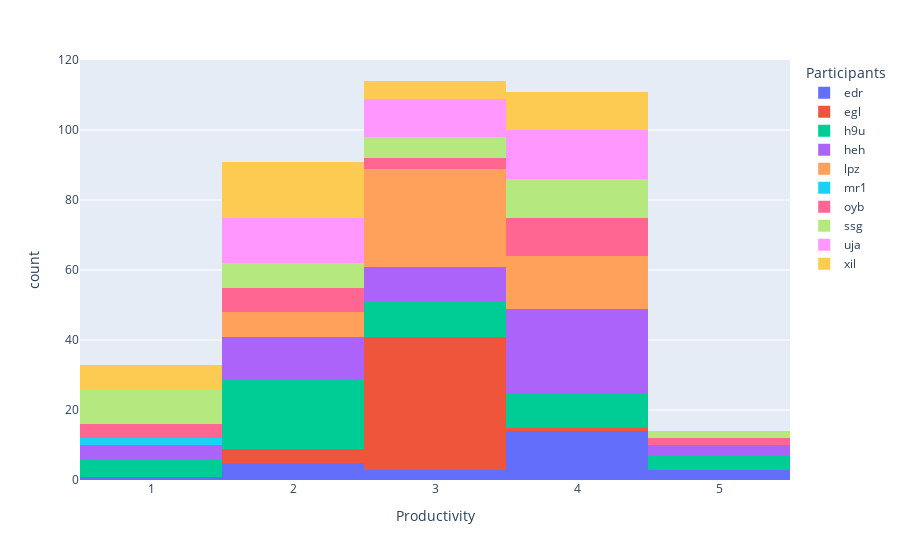

Notebook code cell kept with this figure:
### Code cell
# distribition of productivity (Q23_1) for each participant with productivity as x axis and count as y axisq
fig = px.histogram(slpsteps, x="productivity", color="pid", #points="all",
                labels={
                    "productivity": "Productivity",
                    "pid": "Participants"
                })
fig.show()

### Figure 1 — Plotly figure (JSON) as saved in the notebook; plotly's stock layout.template omitted (floating-point values rounded to 4 significant figures)
{"data": [{"alignmentgroup": "True", "bingroup": "x", "hovertemplate": "Participants=edr<br>Productivity=%{x}<br>count=%{y}<extra></extra>", "legendgroup": "edr", "marker": {"color": "#636efa", "pattern": {"shape": ""}}, "name": "edr", "offsetgroup": "edr", "orientation": "v", "showlegend": true, "type": "histogram", "x": [4, null, null, 4, null, 4, 2, 4, 1, null, 4, 4, 4, null, 4, 5, 5, null, null, 2, 2, 2, 3, 3, 3, 4, 4, 4, 4, 4, 4, 2, 5], "xaxis": "x", "yaxis": "y"}, {"alignmentgroup": "True", "bingroup": "x", "hovertemplate": "Participants=egl<br>Productivity=%{x}<br>count=%{y}<extra></extra>", "legendgroup": "egl", "marker": {"color": "#EF553B", "pattern": {"shape": ""}}, "name": "egl", "offsetgroup": "egl", "orientation": "v", "showlegend": true, "type": "histogram", "x": [null, 3, 3, null, null, null, null, null, 2, 3, 3, 3, 3, 3, 3, 3, 3, 3, 3, 3, 3, 3, 3, 2, 3, 2, 3, 3, 3, 3, 3, 3, null, 3, 3, 3, 3, 3, 3, 3, 3, 4, 3, 3, 2, 3, 3, 3, 3, 3, null], "xaxis": "x", "yaxis": "y"}, {"alignmentgroup": "True", "bingroup": "x", "hovertemplate": "Participants=h9u<br>Productivity=%{x}<br>count=%{y}<extra></extra>", "legendgroup": "h9u", "marker": {"color": "#00cc96", "pattern": {"shape": ""}}, "name": "h9u", "offsetgroup": "h9u", "orientation": "v", "showlegend": true, "type": "histogram", "x": [4, 3, 2, 2, 5, 3, 2, 3, 2, 3, 2, null, null, null, 4, 4, null, 3, 1, 1, 1, null, 4, 2, 2, null, null, 2, 2, 2, 2, 2, 2, 4, 3, 1, 2, 1, 3, 2, 3, 2, null, null, null, 2, 4, 4, 2, 5, 5, 4, 5, 2, 4, 2, 3, 3, 4], "xaxis": "x", "yaxis": "y"}, {"alignmentgroup": "True", "bingroup": "x", "hovertemplate": "Participants=heh<br>Productivity=%{x}<br>count=%{y}<extra></extra>", "legendgroup": "heh", "marker": {"color": "#ab63fa", "pattern": {"shape": ""}}, "name": "heh", "offsetgroup": "heh", "orientation": "v", "showlegend": true, "type": "histogram", "x": [3, 4, 2, 1, 4, 2, 4, 2, 3, 3, 4, 3, 4, 3, 4, 2, 3, 3, 2, 3, 4, 2, 3, 3, 4, 4, 4, 2, 4, 2, 5, 2, 2, 4, 4, 4, 2, 2, 4, 4, 4, 5, 4, 4, 4, 4, 4, 4, 1, 1, 1, 4, 5], "xaxis": "x", "yaxis": "y"}, {"alignmentgroup": "True", "bingroup": "x", "hovertemplate": "Participants=lpz<br>Productivity=%{x}<br>count=%{y}<extra></extra>", "legendgroup": "lpz", "marker": {"color": "#FFA15A", "pattern": {"shape": ""}}, "name": "lpz", "offsetgroup": "lpz", "orientation": "v", "showlegend": true, "type": "histogram", "x": [4, 3, 3, 4, 4, 3, 3, 3, 3, 3, 3, 3, 4, 4, 4, 4, 3, 3, 3, 4, 4, 3, 3, 3, 3, 3, 3, 4, 4, 3, 4, 3, 4, 2, 3, 3, 2, 2, 2, 3, 2, 4, 3, 4, 3, 2, 3, 3, 2, 3], "xaxis": "x", "yaxis": "y"}, {"alignmentgroup": "True", "bingroup": "x", "hovertemplate": "Participants=mr1<br>Productivity=%{x}<br>count=%{y}<extra></extra>", "legendgroup": "mr1", "marker": {"color": "#19d3f3", "pattern": {"shape": ""}}, "name": "mr1", "offsetgroup": "mr1", "orientation": "v", "showlegend": true, "type": "histogram", "x": [null, null, null, null, null, null, null, null, null, null, null, null, null, null, null, null, null, null, null, null, null, null, null, null, null, null, null, null, null, null, null, null, null, null, 1, 1], "xaxis": "x", "yaxis": "y"}, {"alignmentgroup": "True", "bingroup": "x", "hovertemplate": "Participants=oyb<br>Productivity=%{x}<br>count=%{y}<extra></extra>", "legendgroup": "oyb", "marker": {"color": "#FF6692", "pattern": {"shape": ""}}, "name": "oyb", "offsetgroup": "oyb", "orientation": "v", "showlegend": true, "type": "histogram", "x": [1, 4, 2, 4, null, null, 3, 1, 4, 4, 2, 5, 4, 4, 3, 4, 4, 3, 2, 5, 2, 2, 4, 4, 1, 1, 4, 2, 2], "xaxis": "x", "yaxis": "y"}, {"alignmentgroup": "True", "bingroup": "x", "hovertemplate": "Participants=ssg<br>Productivity=%{x}<br>count=%{y}<extra></extra>", "legendgroup": "ssg", "marker": {"color": "#B6E880", "pattern": {"shape": ""}}, "name": "ssg", "offsetgroup": "ssg", "orientation": "v", "showlegend": true, "type": "histogram", "x": [1, 1, 3, 2, 4, 4, 2, 3, 4, 3, 5, 4, 1, 3, 4, 4, 4, 4, 2, 5, 1, 2, 3, 1, 2, 1, 1, 3, 1, 2, 1, 4, 4, 2, 4, 1], "xaxis": "x", "yaxis": "y"}, {"alignmentgroup": "True", "bingroup": "x", "hovertemplate": "Participants=uja<br>Productivity=%{x}<br>count=%{y}<extra></extra>", "legendgroup": "uja", "marker": {"color": "#FF97FF", "pattern": {"shape": ""}}, "name": "uja", "offsetgroup": "uja", "orientation": "v", "showlegend": true, "type": "histogram", "x": [3, 3, 3, 4, 2, null, 2, 4, 2, 4, 3, 4, 2, null, 2, 3, null, 4, 4, 4, null, 4, 3, 2, null, 4, 3, 3, 2, 2, 4, null, 4, 4, 3, 2, 2, 2, 2, 4, 2, 4, 3, 3], "xaxis": "x", "yaxis": "y"}, {"alignmentgroup": "True", "bingroup": "x", "hovertemplate": "Participants=xil<br>Productivity=%{x}<br>count=%{y}<extra></extra>", "legendgroup": "xil", "marker": {"color": "#FECB52", "pattern": {"shape": ""}}, "name": "xil", "offsetgroup": "xil", "orientation": "v", "showlegend": true, "type": "histogram", "x": [4, 1, 2, 4, 4, 4, 4, 3, 4, null, 4, 1, 2, 1, 2, 2, 1, 2, 3, 2, 2, 2, 2, 4, 4, null, 4, 2, 2, 3, 2, 4, 3, null, 2, 2, null, 2, 1, 1, 3, 1, 2], "xaxis": "x", "yaxis": "y"}], "layout": {"barmode": "relative", "legend": {"title": {"text": "Participants"}, "tracegroupgap": 0}, "margin": {"t": 60}, "xaxis": {"anchor": "y", "domain": [0, 1], "title": {"text": "Productivity"}}, "yaxis": {"anchor": "x", "domain": [0, 1], "title": {"text": "count"}}}}
